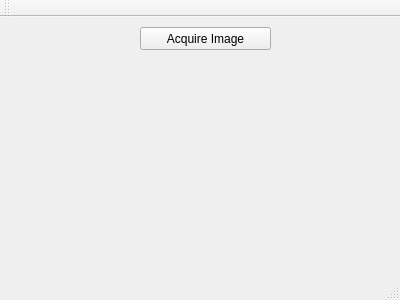
<?xml version="1.0" encoding="UTF-8"?>
<ui version="4.0">
 <class>RGBNIRD_MainWindow</class>
 <widget class="QMainWindow" name="RGBNIRD_MainWindow">
  <property name="geometry">
   <rect>
    <x>0</x>
    <y>0</y>
    <width>400</width>
    <height>300</height>
   </rect>
  </property>
  <property name="windowTitle">
   <string>RGBNIRD_MainWindow</string>
  </property>
  <widget class="QWidget" name="centralWidget">
   <widget class="QPushButton" name="btn_acquireImage">
    <property name="geometry">
     <rect>
      <x>140</x>
      <y>10</y>
      <width>131</width>
      <height>23</height>
     </rect>
    </property>
    <property name="text">
     <string>Acquire Image</string>
    </property>
   </widget>
  </widget>
  <widget class="QMenuBar" name="menuBar">
   <property name="geometry">
    <rect>
     <x>0</x>
     <y>0</y>
     <width>400</width>
     <height>20</height>
    </rect>
   </property>
  </widget>
  <widget class="QToolBar" name="mainToolBar">
   <attribute name="toolBarArea">
    <enum>TopToolBarArea</enum>
   </attribute>
   <attribute name="toolBarBreak">
    <bool>false</bool>
   </attribute>
  </widget>
  <widget class="QStatusBar" name="statusBar"/>
 </widget>
 <layoutdefault spacing="6" margin="11"/>
 <resources/>
 <connections/>
</ui>
